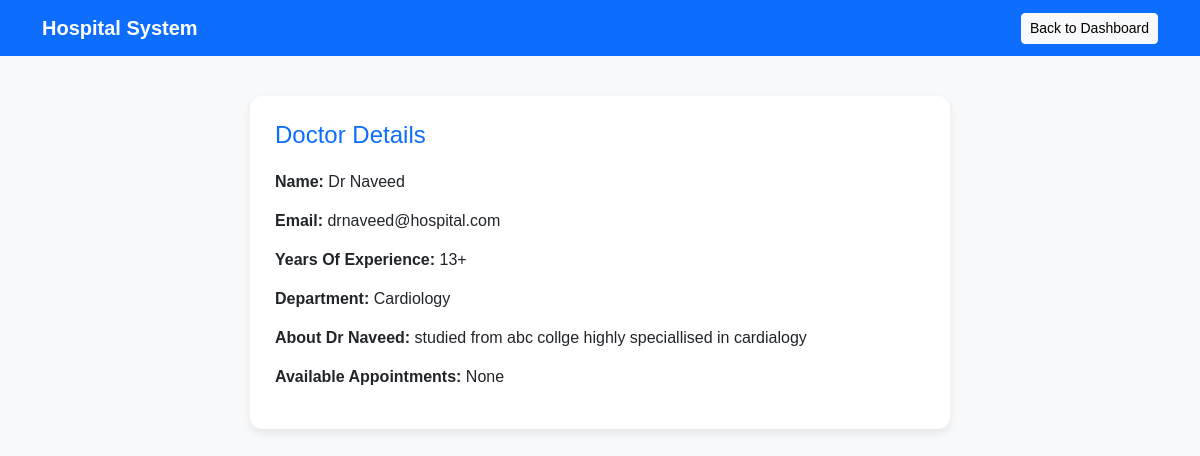
The app's page /patient/doctor/1 (signed in), older data.
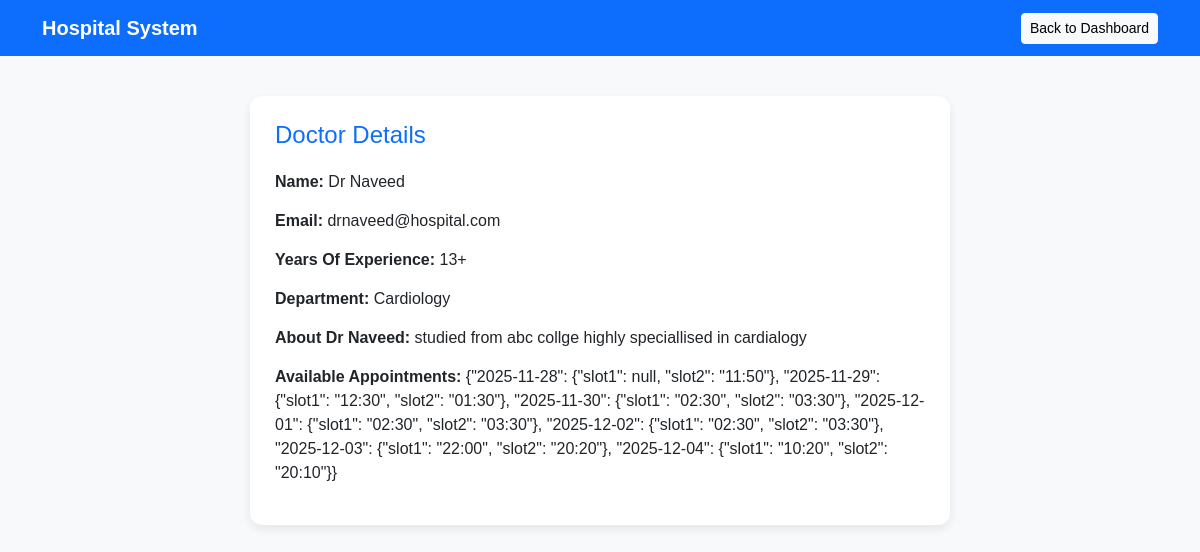
The same page, newer data.
### application/models.py (models this page shows)
class Doctor(db.Model):
    id = db.Column(db.Integer, primary_key=True)
    name = db.Column(db.String(100), nullable=False)
    email = db.Column(db.String(100), unique=True)
    phone = db.Column(db.String(20), nullable=False)
    experience = db.Column(db.Integer)
    details = db.Column(db.Text)
    available_slots = db.Column(db.Text)  # Could store JSON string for slots
    department_id = db.Column(db.Integer, db.ForeignKey('department.id'))
    department = db.relationship('Department', backref='doctors')

### application/controllers.py (the view)
    @app.route('/patient/doctor/<int:doctor_id>')
    def patient_doctor_details(doctor_id):
        if 'role' not in session or session['role'] != 'patient':
            flash("Access denied!", "danger")
            return redirect(url_for('login'))
        doctor = Doctor.query.get_or_404(doctor_id)
        return render_template('doctor_detail.html', doctor=doctor)

### templates/doctor_detail.html (shortened to what this page needs)
<!DOCTYPE html>
<html lang="en">
<head>
    <link href="https://cdn.jsdelivr.net/npm/bootstrap@5.3.0/dist/css/bootstrap.min.css" rel="stylesheet">
</head>
<body>
<nav class="navbar navbar-expand-lg">
    <div class="container">
        <a class="navbar-brand" href="#">Hospital System</a>
        <div class="ms-auto">
            <a href="/admin/dashboard" class="btn btn-light btn-sm">Back to Dashboard</a>
        </div>
    </div>
</nav>
<div class="details-card">
    <h4>Doctor Details</h4>
    <div class="details-row">
        <span class="details-label">Name:</span> {{ doctor.name }}
    </div>
    <div class="details-row">
        <span class="details-label">Email:</span> {{ doctor.email }}
    </div>
    <div class="details-row">
        <span class="details-label">Years Of Experience:</span> {{ doctor.experience }}+
    </div>
    <div class="details-row">
        <span class="details-label">Department:</span> {{ doctor.department.name }}
    </div>
    <div class="details-row">
        <span class="details-label">About {{ doctor.name}}:</span> {{ doctor.details }}
    </div>
    <div class="details-row">
        <span class="details-label">Available Appointments:</span> {{ doctor.available_slots }}
    </div>
</div>
</body>
</html>

Row changes from the older to the newer data that the page shows:
changed Doctor "Dr Naveed": available_slots "None" → "{\"2025-11-28\": {\"slot1\": null, \"slot2\": \"11:50\"}, \"2025-11-29\": {\"slot1\": \"12:30\", \"slot2\": \"01:30\"}, \"2025-11-30\": {\"slot1\": \"02:30\", \"slot2\": \"03:30\"}, \"2025-12-01\": {\"slot1\": \"02:30\", \"slot2\": \"03:30\"}, \"2025-12-02\": {\"slot1\": \"02:30\", \"slot2\": \"03:30\"}, \"2025-12-03\": {\"slot1\": \"22:00\", \"slot2\": \"20:20\"}, \"2025-12-04\": {\"slot1\": \"10:20\", \"slot2\": \"20:10\"}}"
